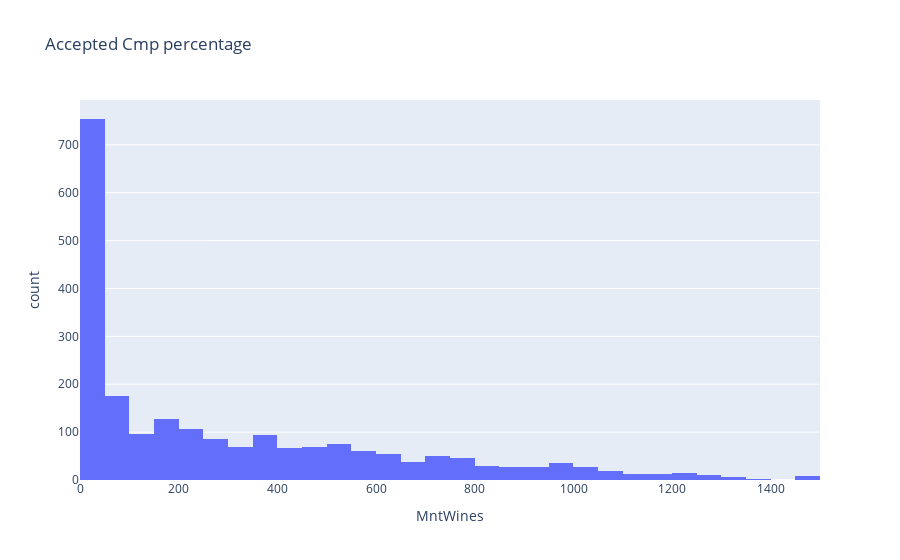
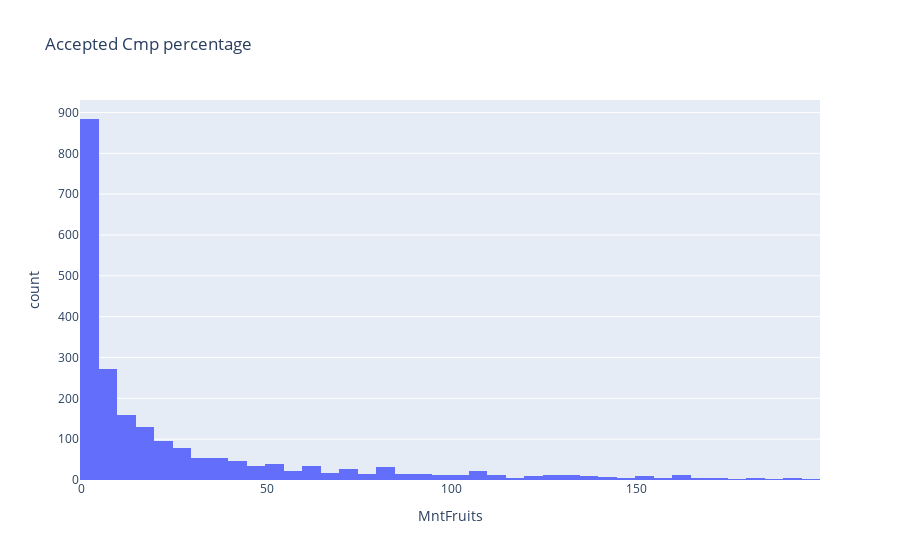

The notebook cell these images were saved under, in order:
### Code cell
liste=['MntWines','MntFruits','MntMeatProducts','MntFishProducts','MntSweetProducts','MntGoldProds']
       
for i in liste:
    fig = px.histogram(df_bis, x=i, title='Accepted Cmp percentage')
    fig.show()

### Figure 1 — Plotly figure (JSON) as saved in the notebook; plotly's stock layout.template omitted (floating-point values rounded to 4 significant figures; data arrays with more than 128 entries replaced by an {"elided": "..."} marker saying what was removed)
{"data": [{"alignmentgroup": "True", "bingroup": "x", "hovertemplate": "MntWines=%{x}<br>count=%{y}<extra></extra>", "legendgroup": "", "marker": {"color": "#636efa", "pattern": {"shape": ""}}, "name": "", "offsetgroup": "", "orientation": "v", "showlegend": false, "type": "histogram", "x": {"elided": "2205 int values"}, "xaxis": "x", "yaxis": "y"}], "layout": {"barmode": "relative", "legend": {"tracegroupgap": 0}, "title": {"text": "Accepted Cmp percentage"}, "xaxis": {"anchor": "y", "domain": [0, 1], "title": {"text": "MntWines"}}, "yaxis": {"anchor": "x", "domain": [0, 1], "title": {"text": "count"}}}}

### Figure 2 — Plotly figure (JSON) as saved in the notebook; plotly's stock layout.template omitted (floating-point values rounded to 4 significant figures; data arrays with more than 128 entries replaced by an {"elided": "..."} marker saying what was removed)
{"data": [{"alignmentgroup": "True", "bingroup": "x", "hovertemplate": "MntFruits=%{x}<br>count=%{y}<extra></extra>", "legendgroup": "", "marker": {"color": "#636efa", "pattern": {"shape": ""}}, "name": "", "offsetgroup": "", "orientation": "v", "showlegend": false, "type": "histogram", "x": {"elided": "2205 int values"}, "xaxis": "x", "yaxis": "y"}], "layout": {"barmode": "relative", "legend": {"tracegroupgap": 0}, "title": {"text": "Accepted Cmp percentage"}, "xaxis": {"anchor": "y", "domain": [0, 1], "title": {"text": "MntFruits"}}, "yaxis": {"anchor": "x", "domain": [0, 1], "title": {"text": "count"}}}}
